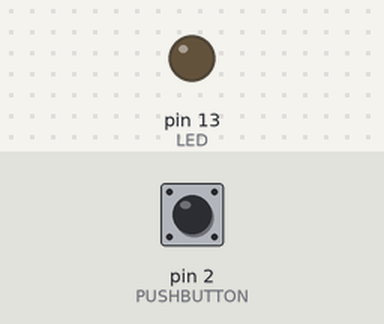
The sketch below on a simulated Arduino Uno, built with avr-gcc and run on an emulated ATmega328P. Parts: output pins drawn as LEDs (lit = HIGH). The test bench sets the inputs (shaded band); at power-on: pin 2 (PUSHBUTTON) HIGH.

Above: at 1.2 s.
1.3 s: pin 2 (PUSHBUTTON) pulled LOW for 0.15 s
At 1.37 s:
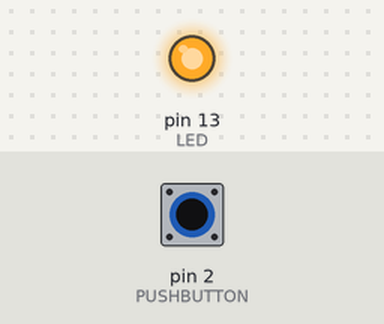
2.9 s: pin 2 (PUSHBUTTON) pulled LOW for 3.2 s
At 7.2 s:
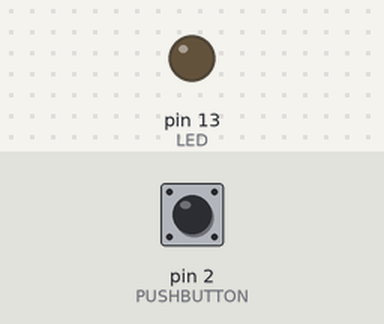
Timing chart, 0 to 8.7 s (numbered marks = the images above; inputs shaded):
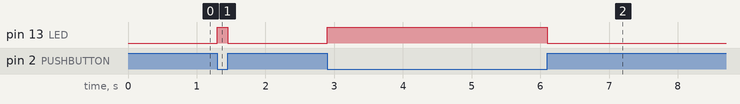

Measured:
- after the input at 1.3 s, pin 13 (LED): LOW → HIGH at once, → LOW 0.15 s later
- after the input at 2.9 s, pin 13 (LED): LOW → HIGH at once, → LOW 3.2 s later

The sketch:

acendeLedBotao.ino
```cpp
#define PUSHBUTTON 2
#define LED 13

void setup()
{
	pinMode(PUSHBUTTON, INPUT_PULLUP);
	pinMode(LED, OUTPUT);
}

void loop()
{
	int valorBotao = digitalRead(PUSHBUTTON);
  	bool acendeLed = (valorBotao == LOW);
  	digitalWrite(LED, acendeLed);
}
```
